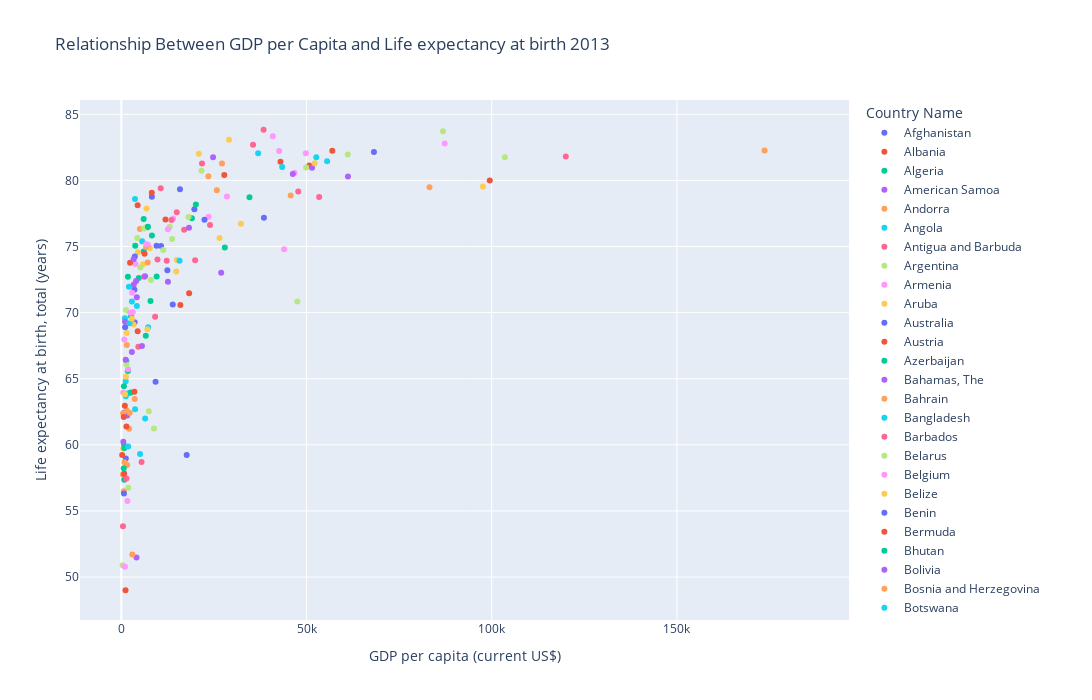

Notebook code cell kept with this figure:
### Code cell
Year = 2013
gdp_year = gdp_df[gdp_df["Year"] == Year]
lifeexpectancy_year = lifeexpectancy[lifeexpectancy["Year"] == Year]
merged_gdp_lifeex_13 = pd.merge(gdp_year, lifeexpectancy_year[["Country Name", "Life expectancy at birth, total (years)"]], on = "Country Name", how = "left")

scatterplot_gdp_lifeexp = px.scatter(merged_gdp_lifeex_13, 
                            x="GDP per capita (current US$)", 
                            y="Life expectancy at birth, total (years)", 
                            color="Country Name",
                            title ="Relationship Between GDP per Capita and Life expectancy at birth 2013",
                            #text="Country Code",
                            width=1100,     
                            height=700
)
scatterplot_gdp_lifeexp.show()
